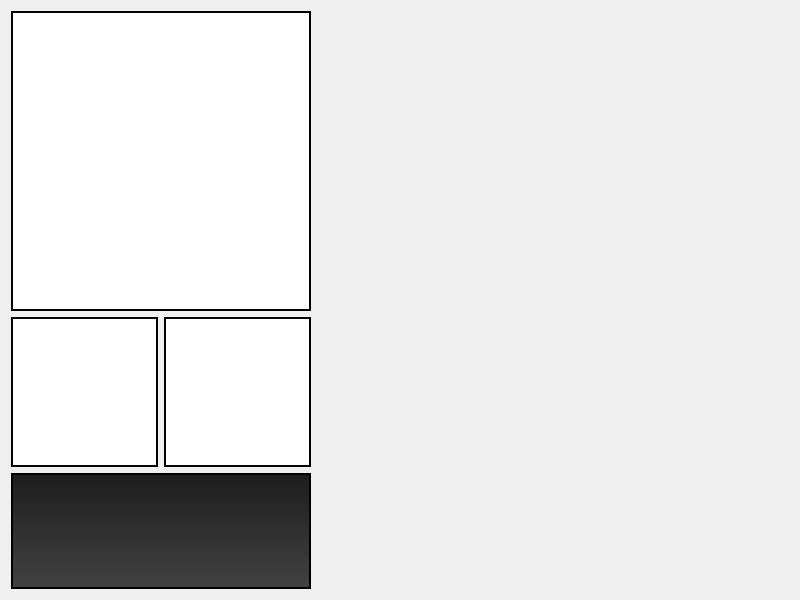
<?xml version="1.0" encoding="UTF-8"?>
<ui version="4.0">
 <class>VehicleOverallStatusPanel</class>
 <widget class="QWidget" name="VehicleOverallStatusPanel">
  <property name="geometry">
   <rect>
    <x>0</x>
    <y>0</y>
    <width>800</width>
    <height>600</height>
   </rect>
  </property>
  <property name="windowTitle">
   <string>AeroQuad Configurator</string>
  </property>
  <layout class="QGridLayout" name="gridLayout">
   <item row="0" column="2" rowspan="3">
    <widget class="QGraphicsView" name="motorView">
     <property name="styleSheet">
      <string notr="true">background-color: rgba(255, 255, 255, 0);</string>
     </property>
     <property name="frameShape">
      <enum>QFrame::NoFrame</enum>
     </property>
    </widget>
   </item>
   <item row="1" column="0">
    <widget class="QGraphicsView" name="leftTransmitter">
     <property name="sizePolicy">
      <sizepolicy hsizetype="Fixed" vsizetype="Fixed">
       <horstretch>0</horstretch>
       <verstretch>0</verstretch>
      </sizepolicy>
     </property>
     <property name="minimumSize">
      <size>
       <width>147</width>
       <height>150</height>
      </size>
     </property>
     <property name="maximumSize">
      <size>
       <width>147</width>
       <height>150</height>
      </size>
     </property>
     <property name="frameShape">
      <enum>QFrame::Box</enum>
     </property>
     <property name="frameShadow">
      <enum>QFrame::Plain</enum>
     </property>
     <property name="lineWidth">
      <number>2</number>
     </property>
     <property name="verticalScrollBarPolicy">
      <enum>Qt::ScrollBarAlwaysOff</enum>
     </property>
     <property name="horizontalScrollBarPolicy">
      <enum>Qt::ScrollBarAlwaysOff</enum>
     </property>
    </widget>
   </item>
   <item row="0" column="0" colspan="2">
    <widget class="QGraphicsView" name="artificialHorizon">
     <property name="sizePolicy">
      <sizepolicy hsizetype="Fixed" vsizetype="Fixed">
       <horstretch>0</horstretch>
       <verstretch>0</verstretch>
      </sizepolicy>
     </property>
     <property name="minimumSize">
      <size>
       <width>300</width>
       <height>300</height>
      </size>
     </property>
     <property name="maximumSize">
      <size>
       <width>300</width>
       <height>300</height>
      </size>
     </property>
     <property name="frameShape">
      <enum>QFrame::Box</enum>
     </property>
     <property name="frameShadow">
      <enum>QFrame::Plain</enum>
     </property>
     <property name="lineWidth">
      <number>2</number>
     </property>
     <property name="verticalScrollBarPolicy">
      <enum>Qt::ScrollBarAlwaysOff</enum>
     </property>
     <property name="horizontalScrollBarPolicy">
      <enum>Qt::ScrollBarAlwaysOff</enum>
     </property>
    </widget>
   </item>
   <item row="1" column="1">
    <widget class="QGraphicsView" name="rightTransmitter">
     <property name="sizePolicy">
      <sizepolicy hsizetype="Fixed" vsizetype="Fixed">
       <horstretch>0</horstretch>
       <verstretch>0</verstretch>
      </sizepolicy>
     </property>
     <property name="minimumSize">
      <size>
       <width>147</width>
       <height>150</height>
      </size>
     </property>
     <property name="maximumSize">
      <size>
       <width>147</width>
       <height>150</height>
      </size>
     </property>
     <property name="frameShape">
      <enum>QFrame::Box</enum>
     </property>
     <property name="frameShadow">
      <enum>QFrame::Plain</enum>
     </property>
     <property name="lineWidth">
      <number>2</number>
     </property>
     <property name="verticalScrollBarPolicy">
      <enum>Qt::ScrollBarAlwaysOff</enum>
     </property>
     <property name="horizontalScrollBarPolicy">
      <enum>Qt::ScrollBarAlwaysOff</enum>
     </property>
    </widget>
   </item>
   <item row="2" column="0" colspan="2">
    <widget class="QGraphicsView" name="transmitterOutput">
     <property name="maximumSize">
      <size>
       <width>16777215</width>
       <height>300</height>
      </size>
     </property>
     <property name="styleSheet">
      <string notr="true">background-color: qlineargradient(spread:reflect, x1:0.548, y1:0.0170455, x2:0.548, y2:1, stop:0 rgba(30, 30, 30, 255), stop:1 rgba(66, 66, 66, 255))</string>
     </property>
     <property name="frameShape">
      <enum>QFrame::Box</enum>
     </property>
     <property name="frameShadow">
      <enum>QFrame::Plain</enum>
     </property>
     <property name="lineWidth">
      <number>2</number>
     </property>
     <property name="verticalScrollBarPolicy">
      <enum>Qt::ScrollBarAlwaysOff</enum>
     </property>
     <property name="horizontalScrollBarPolicy">
      <enum>Qt::ScrollBarAlwaysOff</enum>
     </property>
    </widget>
   </item>
  </layout>
 </widget>
 <resources/>
 <connections/>
</ui>
